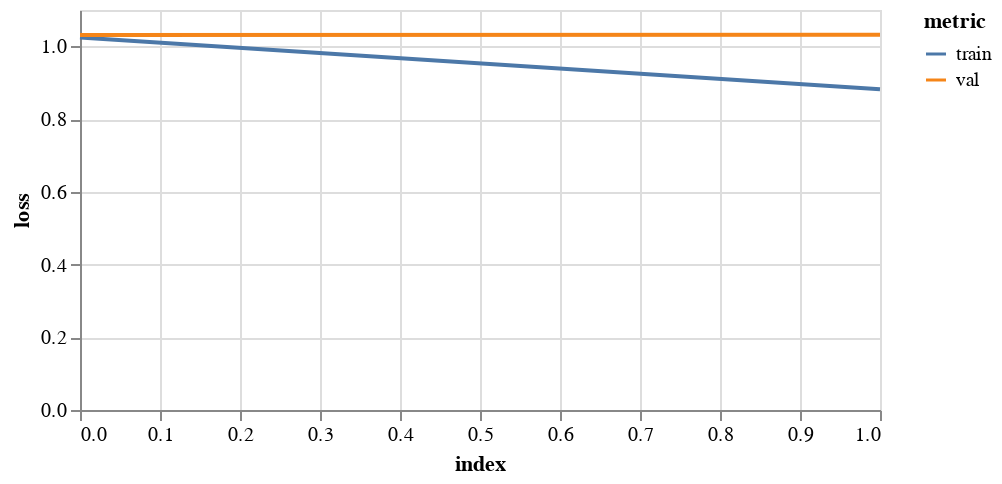
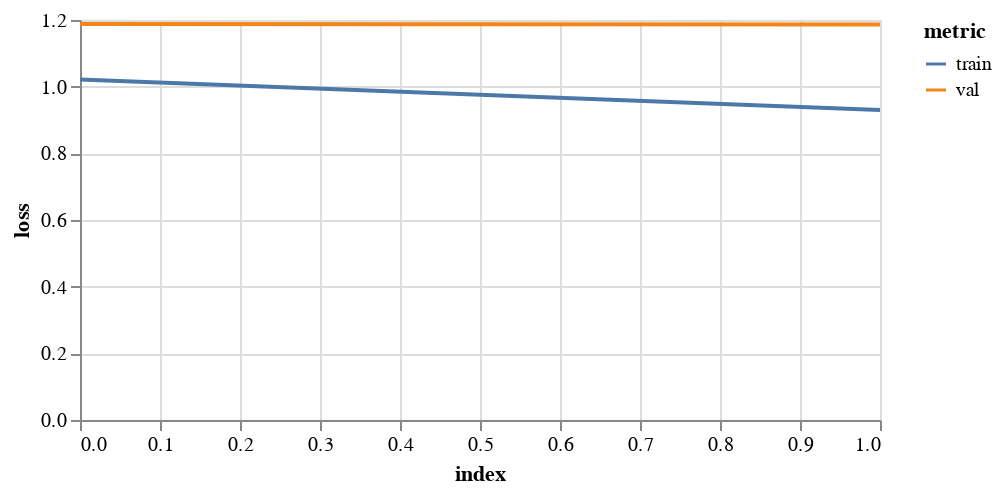
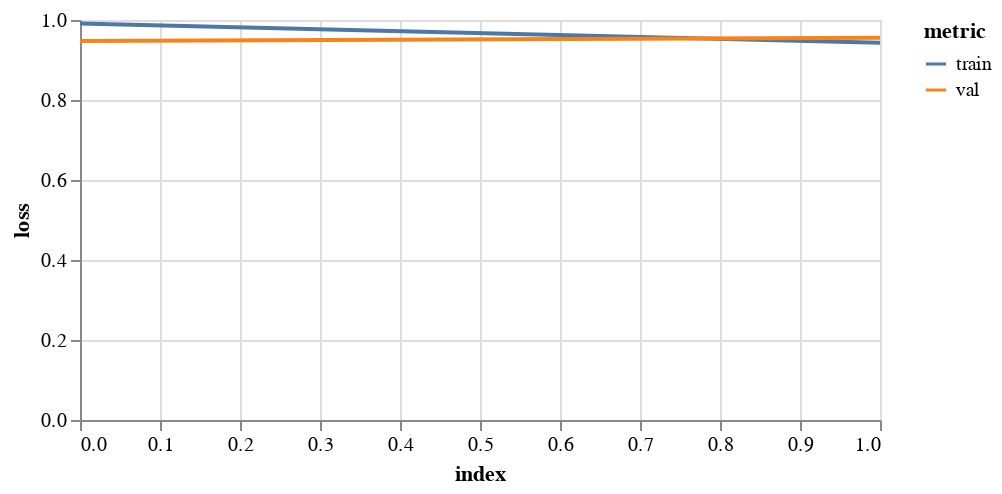

Notebook code cell kept with these figures, in order:
### Code cell
for trainName, trainSet in trainSets.items():
    print('training on '+trainName)

    # train
    gcn = FeaStNet()
    history = gcn.trainModel(trainSet, valSets[trainName], epochs=epochs, batch_size=256, flatten=True, logTrans=False, 
                             ssTrans=True, saveDir=saveDir+trainName)

    display(plotHistory(history))

    # test
    print('testing on '+trainName+'\n\n')
    resultsDict = gcn.testModel(testSets[trainName], level='field')
    resultsDict['Trained on'] = ['test group']*len(resultsDict['mse'])
    resultsDict['Tested on'] = [trainName]*len(resultsDict['mse'])
    results = pivotDict(resultsDict)
    resultsList.extend(results)
        
pd.DataFrame(resultsList)

### Figure 1 — Vega-Lite specification as saved in the notebook (floating-point values rounded to 4 significant figures)
{"config": {"view": {"continuousWidth": 400, "continuousHeight": 300}}, "data": {"name": "data-7c66c36718121e2a2b8373fff89c74a5"}, "mark": "line", "encoding": {"color": {"type": "nominal", "field": "metric"}, "tooltip": [{"type": "quantitative", "field": "epoch"}, {"type": "quantitative", "field": "value"}], "x": {"type": "quantitative", "field": "index"}, "y": {"type": "quantitative", "axis": {"title": "loss"}, "field": "value"}}, "height": 200, "transform": [{"fold": ["train", "val"], "as": ["metric", "value"]}], "width": 400, "$schema": "https://vega.github.io/schema/vega-lite/v4.8.1.json", "datasets": {"data-7c66c36718121e2a2b8373fff89c74a5": [{"index": 0, "train": 1.024, "val": 1.031}, {"index": 1, "train": 0.8818, "val": 1.032}]}}

### Figure 2 — Vega-Lite specification as saved in the notebook (floating-point values rounded to 4 significant figures)
{"config": {"view": {"continuousWidth": 400, "continuousHeight": 300}}, "data": {"name": "data-300fb03076e75bd13be6302119a9f9b4"}, "mark": "line", "encoding": {"color": {"type": "nominal", "field": "metric"}, "tooltip": [{"type": "quantitative", "field": "epoch"}, {"type": "quantitative", "field": "value"}], "x": {"type": "quantitative", "field": "index"}, "y": {"type": "quantitative", "axis": {"title": "loss"}, "field": "value"}}, "height": 200, "transform": [{"fold": ["train", "val"], "as": ["metric", "value"]}], "width": 400, "$schema": "https://vega.github.io/schema/vega-lite/v4.8.1.json", "datasets": {"data-300fb03076e75bd13be6302119a9f9b4": [{"index": 0, "train": 1.021, "val": 1.188}, {"index": 1, "train": 0.93, "val": 1.187}]}}

### Figure 3 — Vega-Lite specification as saved in the notebook (floating-point values rounded to 4 significant figures)
{"config": {"view": {"continuousWidth": 400, "continuousHeight": 300}}, "data": {"name": "data-2e438d246d6eb22be3fb354e671382f0"}, "mark": "line", "encoding": {"color": {"type": "nominal", "field": "metric"}, "tooltip": [{"type": "quantitative", "field": "epoch"}, {"type": "quantitative", "field": "value"}], "x": {"type": "quantitative", "field": "index"}, "y": {"type": "quantitative", "axis": {"title": "loss"}, "field": "value"}}, "height": 200, "transform": [{"fold": ["train", "val"], "as": ["metric", "value"]}], "width": 400, "$schema": "https://vega.github.io/schema/vega-lite/v4.8.1.json", "datasets": {"data-2e438d246d6eb22be3fb354e671382f0": [{"index": 0, "train": 0.991, "val": 0.9476}, {"index": 1, "train": 0.9431, "val": 0.9555}]}}
